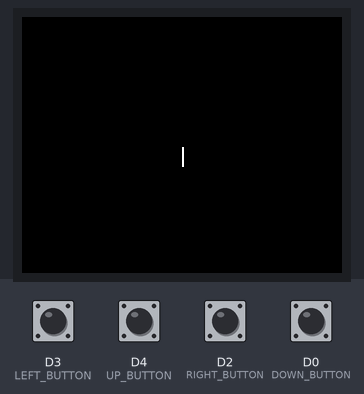
This program was run on a simulated ESP8266 (NodeMCU). Shown: 160×128 colour display. The inputs (shaded band) are chosen by the test bench; at power-on: D2 (RIGHT_BUTTON), D3 (LEFT_BUTTON), D4 (UP_BUTTON) HIGH, D0 (DOWN_BUTTON) LOW.

Above: at 3.3 s.
3.4 s: D3 (LEFT_BUTTON) pulled LOW for 0.15 s
5.0 s: D4 (UP_BUTTON) pulled LOW for 0.15 s
At 6.57 s:
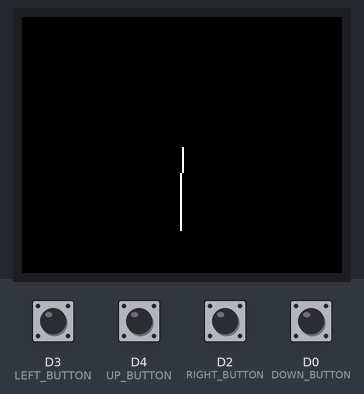
6.7 s: D2 (RIGHT_BUTTON) pulled LOW for 0.15 s
8.3 s: D0 (DOWN_BUTTON) pulled HIGH for 0.15 s
At 9.2 s:
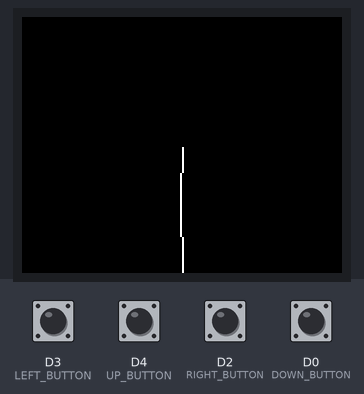
Timing chart, 0 to 11.1 s (numbered marks = the images above; inputs shaded):
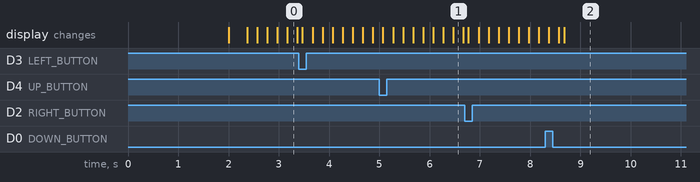

The program:

main.cpp
```cpp
#include <Adafruit_GFX.h>
#include <Adafruit_ST7735.h>
#include <Arduino.h>
#include <SPI.h>
#include <Wire.h>

#define TFT_CS D8
#define TFT_RST D6
#define TFT_DC D1

#define DOWN_BUTTON D0
#define LEFT_BUTTON D3
#define RIGHT_BUTTON D2
#define UP_BUTTON D4

Adafruit_ST7735 tft(TFT_CS, TFT_DC, TFT_RST);

struct Point {
  uint8_t x;
  uint8_t y;
};

Point p;

void setup() {
  Serial.begin(115200);
  delay(2000);

  pinMode(DOWN_BUTTON, INPUT);
  pinMode(RIGHT_BUTTON, INPUT_PULLUP);
  pinMode(LEFT_BUTTON, INPUT_PULLUP);
  pinMode(UP_BUTTON, INPUT_PULLUP);

  tft.initR(INITR_BLACKTAB);
  tft.fillScreen(ST77XX_BLACK);
  tft.setRotation(3);

  p.x = 80;
  p.y = 64;
}

bool is_button_pressed(uint8_t pin) { return digitalRead(pin) == LOW; }

void loop() {
  if (is_button_pressed(UP_BUTTON)) {
    p.y--;
  }

  if (is_button_pressed(DOWN_BUTTON)) {
    p.y++;
  }

  if (is_button_pressed(LEFT_BUTTON)) {
    p.x--;
  }

  if (is_button_pressed(RIGHT_BUTTON)) {
    p.x++;
  }

  delay(100);

  tft.drawPixel(p.x, p.y, ST7735_WHITE);
}
```
